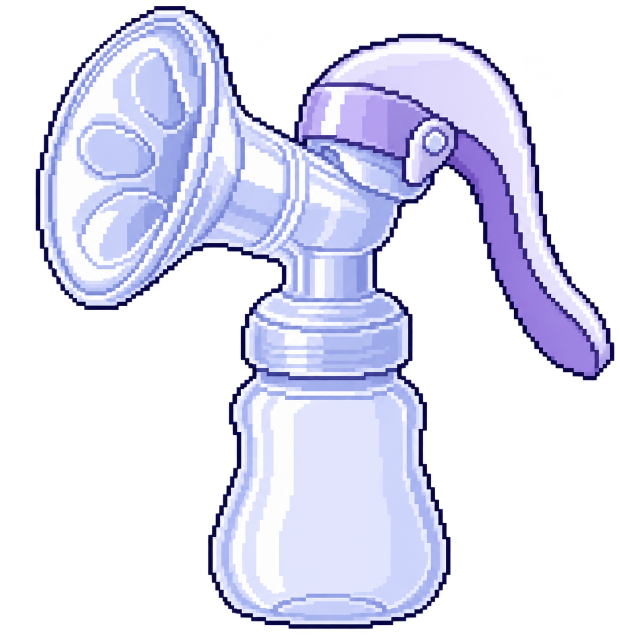
#> input picture tools/milk_src/Pixel_Art_Manual_Breast_Pump.png, 1239 x 1270 px, found by its file name (shown at 1/2 size); its folder holds 4 pictures in this run
$ python make_milk_assets.py
#> lines starting #> are read from the running program, lines starting #| are printed output that depends on the picture
# Builds the v6.5 milk pictures in assets/ from the artist's pictures in tools/milk_src/ (transparent PNGs):
#   gift_pump.png  (store + gift list icon, 72 px tall)      <- Pixel_Art_Manual_Breast_Pump.png
#   gift_milk.png  (milk inducer pill icon, 72 px tall)       <- pill2.PNG
#   item_bottle.png (inventory icon, 72 px tall)              <- baby_bottle.PNG
#   bottle_gauge.png (the gauge in her romance scene)         <- bottle_gauge.png   (GAUGE_H px tall)
# The empty margin is cropped away and the picture is shrunk with smooth edges. Run: python3 tools/make_milk_assets.py
from PIL import Image
import os
SRC = "tools/milk_src"
ICON_H = 72
GAUGE_H = 120
def crop(im):
    return im.crop(im.getchannel("A").point(lambda a: 255 if a > 8 else 0).getbbox())
def fit(name, out, h):
#> called with name = 'Pixel_Art_Manual_Breast_Pump.png', out = 'assets/gift_pump.png', h = 72
    im = crop(Image.open(os.path.join(SRC, name)).convert("RGBA"))
    w = max(1, round(im.width * h / im.height))
#> w = 67
    im.resize((w, h), Image.LANCZOS).save(out)
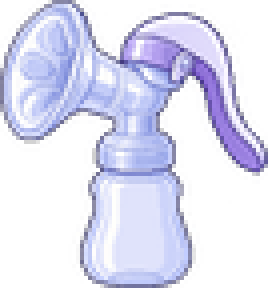
#> saved as gift_pump.png: PIL image 67x72 RGBA (shown 4 times larger); mean R, G, B, A 96.4, 97.2, 119.5, 122.9; transparent parts drawn white
    print(out, w, "x", h)
#| assets/gift_pump.png 67 x 72
fit("Pixel_Art_Manual_Breast_Pump.png", "assets/gift_pump.png", ICON_H)
fit("pill2.PNG", "assets/gift_milk.png", ICON_H)
#> call 2 of fit, with name = 'pill2.PNG', out = 'assets/gift_milk.png', h = 72
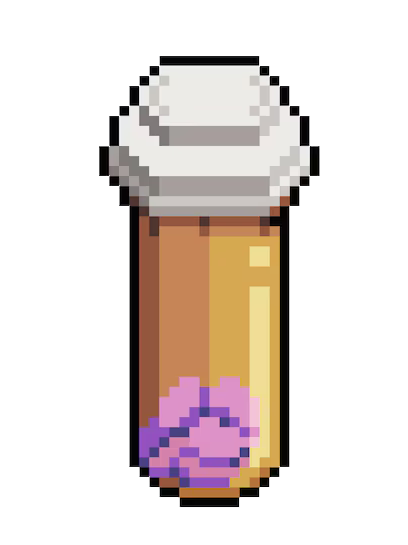
#> input picture tools/milk_src/pill2.PNG, 408 x 545 px, found by its file name
#> in crop (call 2), `return im.crop(im.getchannel("A").point(lambda a: 255 if a > 8 else 0)..`:
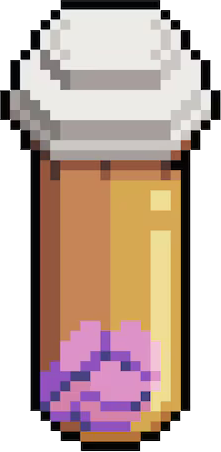
#> returned value: PIL image 221x452 RGBA; mean R, G, B, A 193.8, 171.7, 161.6, 185.5; transparent parts drawn white
#| assets/gift_milk.png 35 x 72
fit("baby_bottle.PNG", "assets/item_bottle.png", ICON_H)
#> call 3 of fit, with name = 'baby_bottle.PNG', out = 'assets/item_bottle.png', h = 72
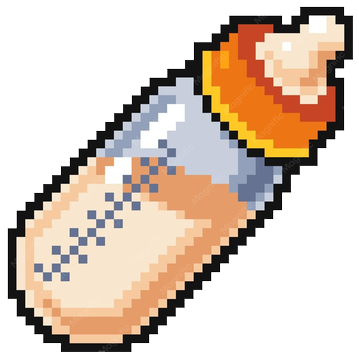
#> input picture tools/milk_src/baby_bottle.PNG, 359 x 360 px, found by its file name
#> in fit (call 3), `im.resize((w, h), Image.LANCZOS).save(out)`:
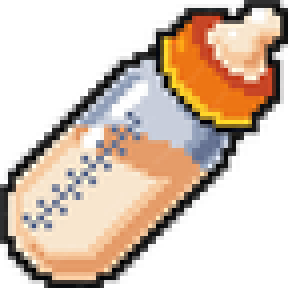
#> saved as item_bottle.png: PIL image 72x72 RGBA (shown 4 times larger); mean R, G, B, A 104.1, 86.2, 71.6, 142.8; transparent parts drawn white
#| assets/item_bottle.png 72 x 72
fit("bottle_gauge.png", "assets/bottle_gauge.png", GAUGE_H)
#> call 4 of fit, with name = 'bottle_gauge.png', out = 'assets/bottle_gauge.png', h = 120
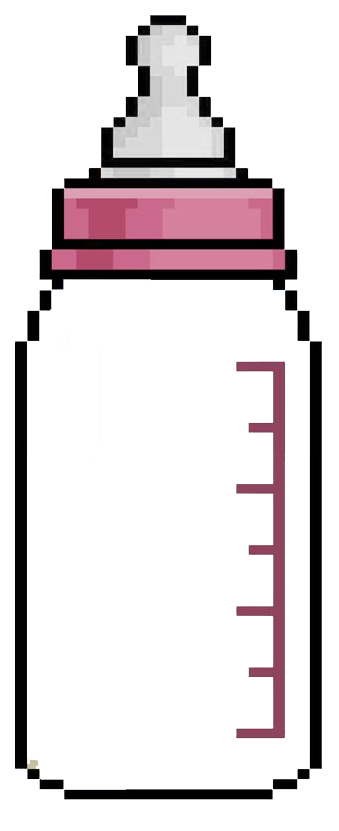
#> input picture tools/milk_src/bottle_gauge.png, 339 x 831 px, found by its file name
#> in fit (call 4), `im.resize((w, h), Image.LANCZOS).save(out)`:
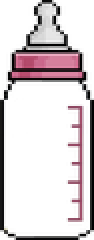
#> saved as bottle_gauge.png: PIL image 47x120 RGBA (shown 2 times larger); mean R, G, B, A 37.3, 26.6, 30.5, 64.7; transparent parts drawn white
#| assets/bottle_gauge.png 47 x 120
